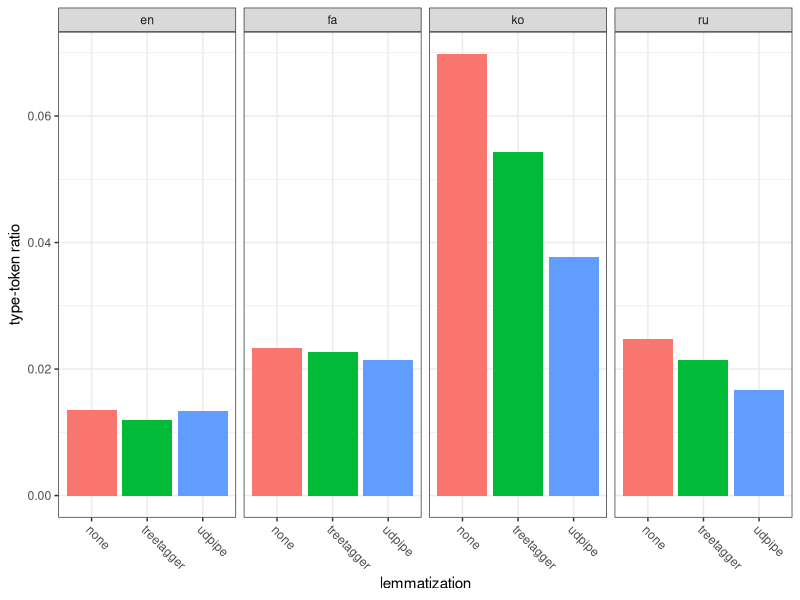
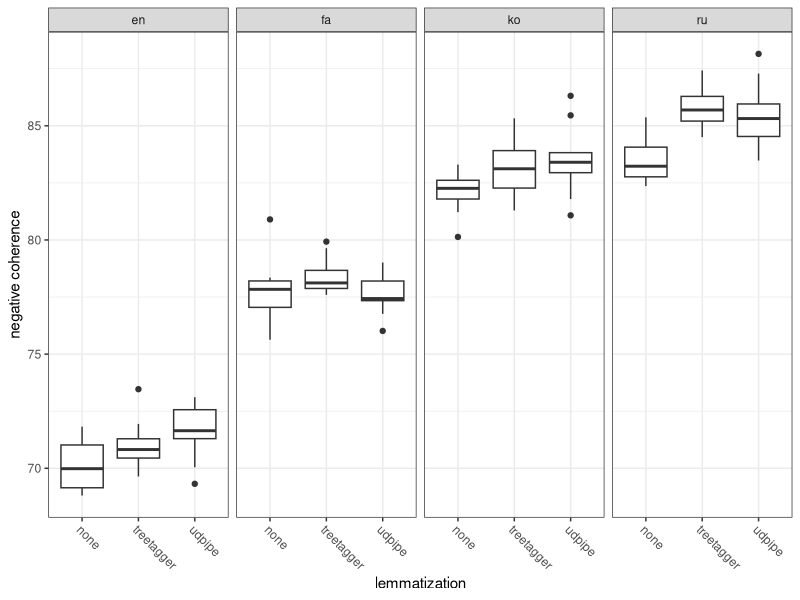
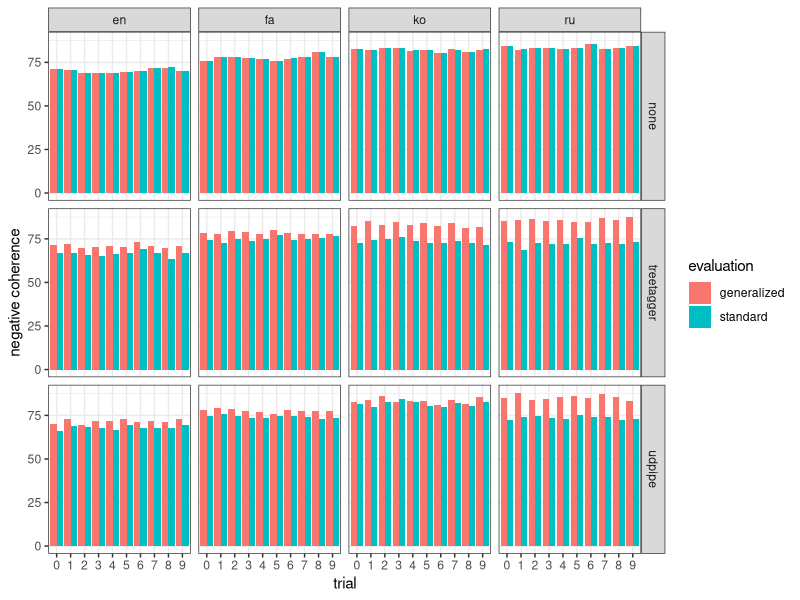
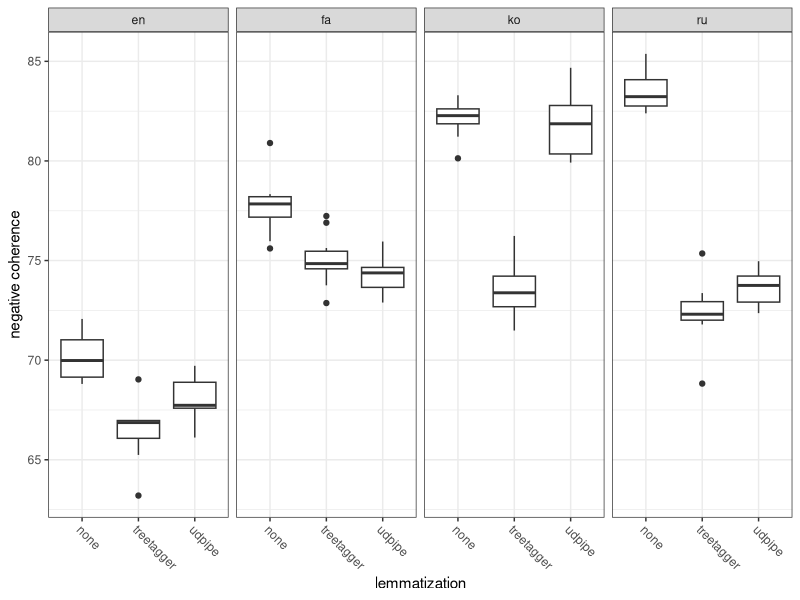
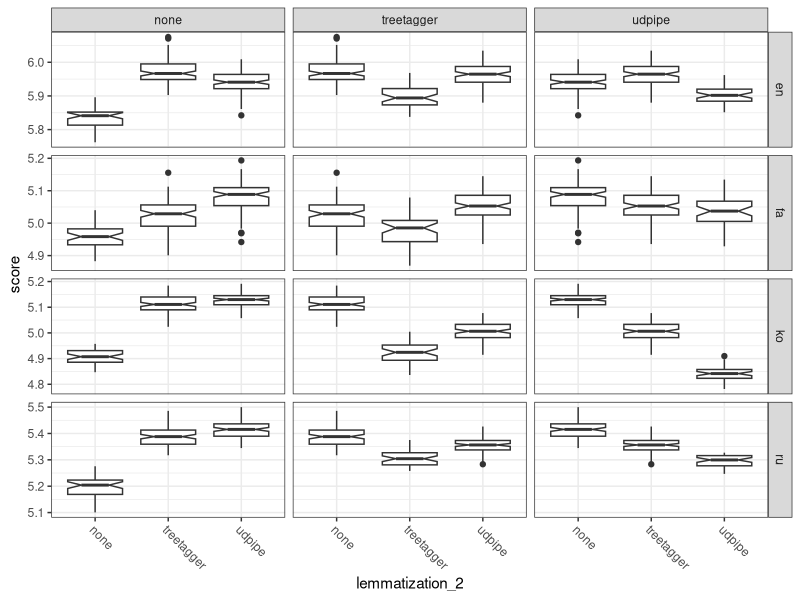
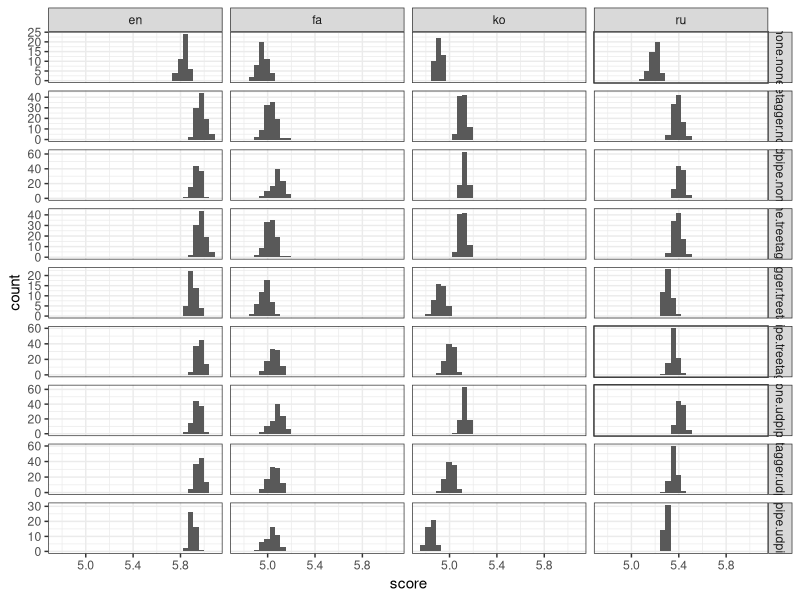
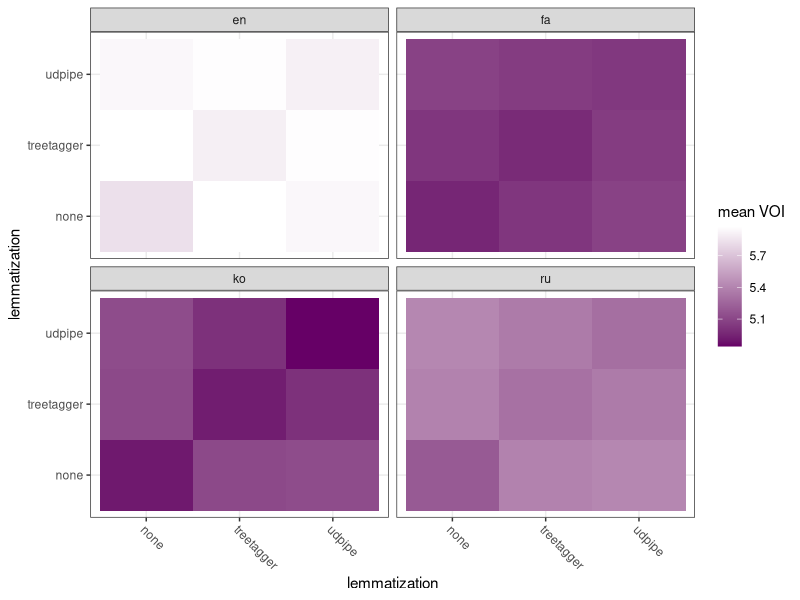
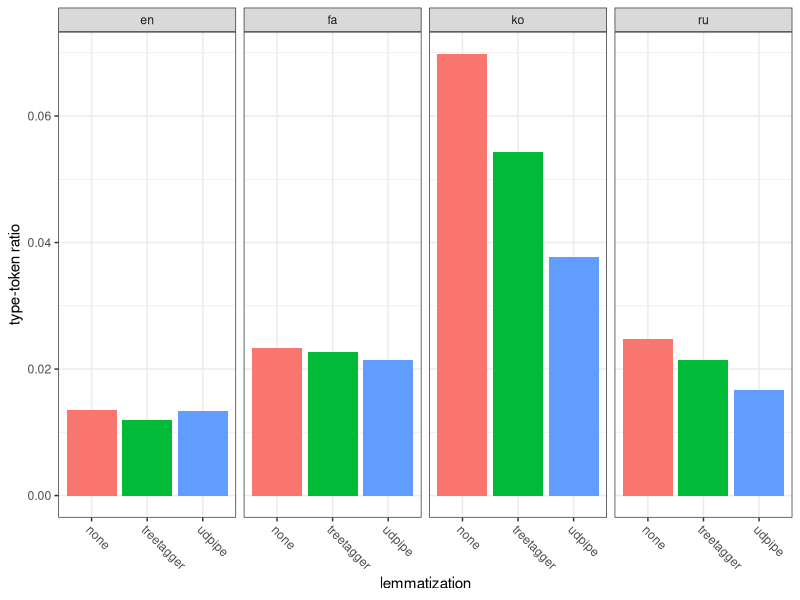

Write the R code that produced these figures, in order.
## ---- chunk 1
#library(devtools)
#install_github('coolbutuseless/ggpattern')
#Sys.setenv(PATH=str_c(Sys.getenv('PATH'), ':/opt/homebrew/bin:/opt/homebrew/sbin'))
#library(ggpattern)
library(tidyverse)
low_color <- '#660066'
high_color <- '#ffffff'
## ---- chunk 2
data <- read_tsv("results/corpus-stats.tsv") %>%
  mutate(
    subtask=subtask %>%
      str_replace(fixed(".sub.lower"), ".none") %>%
      str_remove(fixed(".sub")) %>%
      str_remove(fixed(".lower")) %>%
      str_remove(fixed(".parsed")) %>%
      str_split(fixed("."))) %>%
  hoist(
    subtask,
    language=1,
    lemmatization=2) %>%
  mutate(lemmatization=lemmatization %>% str_remove("^lem-")) %>%
  type_convert(col_types=cols(
    language=col_factor(levels=c("en", "fa", "ko", "ru")),
    lemmatization=col_factor(levels=c("none", "treetagger", "udpipe")),
    num_docs=col_integer(),
    num_word_types=col_integer(),
    num_word_tokens=col_integer())) %>%
  mutate(type_token_ratio=num_word_types / num_word_tokens)
data %>%
  ggplot(aes(x=lemmatization, y=type_token_ratio, fill=lemmatization)) +
  geom_col(position='dodge') +
  #ggplot(aes(x=language, y=type_token_ratio, pattern_filename=lemmatization)) +
  #geom_bar_pattern(
  #  stat='identity',
  #  position='dodge',
  #  pattern='image',
  #  pattern_type='expand',
  #  colour='black') +
  #scale_pattern_filename_manual(
  #  values=c(none='kitten2.jpeg', treetagger='kitten4.jpeg', udpipe='kitten1.jpeg')) +
  theme_bw() +
  theme(legend.position='none',
        axis.text.x=element_text(angle=-45, hjust=0)) +
  ylab('type-token ratio') +
  facet_grid(~ language)
ggsave('results/type-token-ratio.pdf', width=5, height=3)
## ---- chunk 3
data <- read_tsv("results/coherence.tsv") %>%
  mutate(
    subtask=subtask %>%
      str_replace(fixed(".sub.lower"), ".none") %>%
      str_remove(fixed(".sub")) %>%
      str_remove(fixed(".lower")) %>%
      str_remove(fixed(".parsed")) %>%
      str_split(fixed("."))) %>%
  hoist(
    subtask,
    language=1,
    lemmatization=2,
    topic_model=3,
    stop_word_filtering=4) %>%
  mutate(
    lemmatization=lemmatization %>% str_remove("^lem-"),
    stop_word_filtering=stop_word_filtering %>% str_remove("^stop-"),
    topic_model=topic_model %>%
      str_remove("^topic-model-") %>%
      str_split(fixed("-"))) %>%
  hoist(topic_model, num_topics=1, trial=2) %>%
  type_convert(col_types=cols(
    language=col_factor(levels=c("en", "fa", "ko", "ru")),
    lemmatization=col_factor(levels=c("none", "treetagger", "udpipe")),
    num_topics=col_integer(),
    trial=col_factor(levels=as.character(0:9)),
    stop_word_filtering=col_factor(),
    score=col_double()))
data %>%
  mutate(score=-score) %>%
  ggplot(aes(x=lemmatization, y=score)) +
  geom_boxplot() +
  theme_bw() +
  theme(axis.text.x=element_text(angle=-45, hjust=0)) +
  facet_grid(~ language) +
  ylab("negative coherence")
ggsave('results/coherence.pdf', width=5, height=4)
## ---- chunk 4
data_sanity <- read_tsv("results/coherence-sanity.tsv") %>%
  mutate(
    subtask=subtask %>%
      str_replace(fixed(".sub.lower"), ".none") %>%
      str_remove(fixed(".sub")) %>%
      str_remove(fixed(".lower")) %>%
      str_remove(fixed(".parsed")) %>%
      str_split(fixed("."))) %>%
  hoist(
    subtask,
    language=1,
    lemmatization=2,
    topic_model=3,
    stop_word_filtering=4) %>%
  mutate(
    lemmatization=lemmatization %>% str_remove("^lem-"),
    stop_word_filtering=stop_word_filtering %>% str_remove("^stop-"),
    topic_model=topic_model %>%
      str_remove("^topic-model-") %>%
      str_split(fixed("-"))) %>%
  hoist(topic_model, num_topics=1, trial=2) %>%
  type_convert(col_types=cols(
    language=col_factor(levels=c("en", "fa", "ko", "ru")),
    lemmatization=col_factor(levels=c("none", "treetagger", "udpipe")),
    num_topics=col_integer(),
    trial=col_factor(levels=as.character(0:9)),
    stop_word_filtering=col_factor(),
    score=col_double()))
data %>%
  inner_join(
    data_sanity,
    by=c(
      'language',
      'lemmatization',
      'num_topics',
      'trial',
      'stop_word_filtering')) %>%
  gather(key=evaluation, value=score, score.x, score.y) %>%
  mutate(evaluation=evaluation %>% str_replace(fixed("score.x"), "generalized")) %>%
  mutate(evaluation=evaluation %>% str_replace(fixed("score.y"), "standard")) %>%
  mutate(score=-score) %>%
  ggplot(aes(x=trial, y=score, group=evaluation, fill=evaluation)) +
  geom_bar(stat='identity', position='dodge') +
  theme_bw() +
  facet_grid(lemmatization ~ language) +
  ylab("negative coherence")
## ---- chunk 5
data_sanity %>%
  mutate(score=-score) %>%
  ggplot(aes(x=lemmatization, y=score)) +
  geom_boxplot() +
  theme_bw() +
  theme(axis.text.x=element_text(angle=-45, hjust=0)) +
  facet_grid(~ language) +
  ylab("negative coherence")
ggsave('results/coherence-unmodified.pdf', width=5, height=4)
## ---- chunk 6
data <- read_tsv("results/voi.tsv") %>%
  mutate(
    subtask=subtask %>%
      str_replace_all(fixed(".sub.lower"), ".none") %>%
      str_remove_all(fixed(".sub")) %>%
      str_remove_all(fixed(".lower")) %>%
      str_remove_all(fixed(".parsed")) %>%
      str_split(fixed("."))) %>%
  hoist(
    subtask,
    language=1,
    lemmatization_1=2,
    topic_model_1=3,
    lemmatization_2=4,
    topic_model_2=5) %>%
  mutate(
    lemmatization_1=lemmatization_1 %>% str_remove("^lem-"),
    lemmatization_2=lemmatization_2 %>% str_remove("^lem-"),
    topic_model_1=topic_model_1 %>%
      str_remove("^topic-model-") %>%
      str_split(fixed("-")),
    topic_model_2=topic_model_2 %>%
      str_remove("^topic-model-") %>%
      str_split(fixed("-"))) %>%
  hoist(topic_model_1, num_topics_1=1, trial_1=2) %>%
  hoist(topic_model_2, num_topics_2=1, trial_2=2) %>%
  type_convert(col_types=cols(
    language=col_factor(levels=c("en", "fa", "ko", "ru")),
    lemmatization_1=col_factor(levels=c("none", "treetagger", "udpipe")),
    lemmatization_2=col_factor(levels=c("none", "treetagger", "udpipe")),
    num_topics_1=col_integer(),
    num_topics_2=col_integer(),
    trial_1=col_integer(),
    trial_2=col_integer(),
    score=col_double())) %>%
  filter((lemmatization_1 != lemmatization_2) | (trial_1 > trial_2))
data %>% count(language, lemmatization_1, lemmatization_2)
## ---- chunk 7
data %>%
  ggplot(aes(x=lemmatization_2, y=score)) +
  geom_boxplot(notch=T) +
  theme_bw() +
  theme(axis.text.x=element_text(angle=-45, hjust=0)) +
  facet_grid(language ~ lemmatization_1, scales='free_y')
ggsave('results/voi-boxplot.pdf', width=5, height=8)
## ---- chunk 8
data %>%
  ggplot(aes(x=score)) +
  geom_histogram() +
  theme_bw() +
  facet_grid(interaction(lemmatization_1, lemmatization_2) ~ language, scales='free_y')
## ---- chunk 9
tibble(one=1, lang=data$language %>% unique) %>%
  inner_join(tibble(one=1, lem=data$lemmatization_1 %>% unique), by='one') %>%
  inner_join(tibble(one=1, lem_other=data$lemmatization_1 %>% unique), by='one') %>%
  select(-one) %>%
  filter(lem != lem_other) %>%
  rowwise %>%
  mutate(p_value=t.test(
    (data %>% filter(language == lang, lemmatization_1 == lem, lemmatization_2 == lem))$score,
    (data %>% filter(language == lang, lemmatization_1 == lem, lemmatization_2 == lem_other))$score,
    alternative='less'
  )$p.value)
## ---- chunk 10
t.test(
  (data %>% filter(language == 'ko', lemmatization_1 == 'treetagger', lemmatization_2 == 'udpipe'))$score,
  (data %>% filter(language == 'ko', lemmatization_1 == 'treetagger', lemmatization_2 == 'none'))$score,
  alternative='less'
)
t.test(
  (data %>% filter(language == 'ko', lemmatization_1 == 'treetagger', lemmatization_2 == 'udpipe'))$score,
  (data %>% filter(language == 'ko', lemmatization_1 == 'udpipe', lemmatization_2 == 'none'))$score,
  alternative='less'
)
t.test(
  (data %>% filter(language == 'ru', lemmatization_1 == 'treetagger', lemmatization_2 == 'udpipe'))$score,
  (data %>% filter(language == 'ru', lemmatization_1 == 'treetagger', lemmatization_2 == 'none'))$score,
  alternative='less'
)
t.test(
  (data %>% filter(language == 'ru', lemmatization_1 == 'treetagger', lemmatization_2 == 'udpipe'))$score,
  (data %>% filter(language == 'ru', lemmatization_1 == 'udpipe', lemmatization_2 == 'none'))$score,
  alternative='less'
)
## ---- chunk 11
t.test(
  (data %>% filter(language == 'en', lemmatization_1 == 'treetagger', lemmatization_2 == 'udpipe'))$score,
  (data %>% filter(language == 'en', lemmatization_1 == 'udpipe', lemmatization_2 == 'none'))$score,
  alternative='greater'
)
t.test(
  (data %>% filter(language == 'fa', lemmatization_1 == 'treetagger', lemmatization_2 == 'udpipe'))$score,
  (data %>% filter(language == 'fa', lemmatization_1 == 'treetagger', lemmatization_2 == 'none'))$score,
  alternative='greater'
)
## ---- chunk 12
tibble(one=1, lang=data$language %>% unique) %>%
  inner_join(tibble(one=1, lem=data$lemmatization_1 %>% unique), by='one') %>%
  select(-one) %>%
  filter(lem != 'none') %>%
  rowwise %>%
  mutate(p_value=t.test(
    (data %>% filter(language == lang, lemmatization_1 == lem, lemmatization_2 == lem))$score,
    (data %>% filter(language == lang, lemmatization_1 == 'none', lemmatization_2 == 'none'))$score,
    alternative='greater'
  )$p.value)
## ---- chunk 13
t.test(
  (data %>% filter(language == 'ko', lemmatization_1 == 'udpipe', lemmatization_2 == 'udpipe'))$score,
  (data %>% filter(language == 'ko', lemmatization_1 == 'none', lemmatization_2 == 'none'))$score,
  alternative='less'
)
## ---- chunk 14
t.test(
  (data %>% filter(language == 'fa', lemmatization_1 == 'udpipe', lemmatization_2 == 'udpipe'))$score,
  (data %>% filter(language == 'fa', lemmatization_1 == 'treetagger', lemmatization_2 == 'treetagger'))$score,
  alternative='greater'
)
## ---- chunk 15
data_summarized <- data %>%
  group_by(language, lemmatization_1, lemmatization_2) %>%
  summarize(`mean VOI`=mean(score)) %>%
  ungroup
data_summarized %>%
  ggplot(aes(x=lemmatization_1, y=lemmatization_2, fill=`mean VOI`)) +
  geom_tile() +
  scale_fill_gradient(high=high_color, low=low_color) +
  theme_bw() +
  theme(axis.text.x=element_text(angle=-45, hjust=0)) +
  xlab("lemmatization") +
  ylab("lemmatization") +
  facet_wrap(~ language)
## ---- chunk 16
for (lang in c('en', 'fa', 'ko', 'ru')) {
  data_summarized %>%
    filter(language == lang) %>%
    ggplot(aes(x=lemmatization_1, y=lemmatization_2, fill=`mean VOI`)) +
    geom_tile() +
    scale_fill_gradient(high=high_color, low=low_color) +
    theme_bw() +
    theme(axis.text.x=element_text(angle=-45, hjust=0)) +
    xlab("") +
    ylab("")
  ggsave(str_c('results/voi-', lang, '.pdf'), width=3.5, height=2.5)
}
